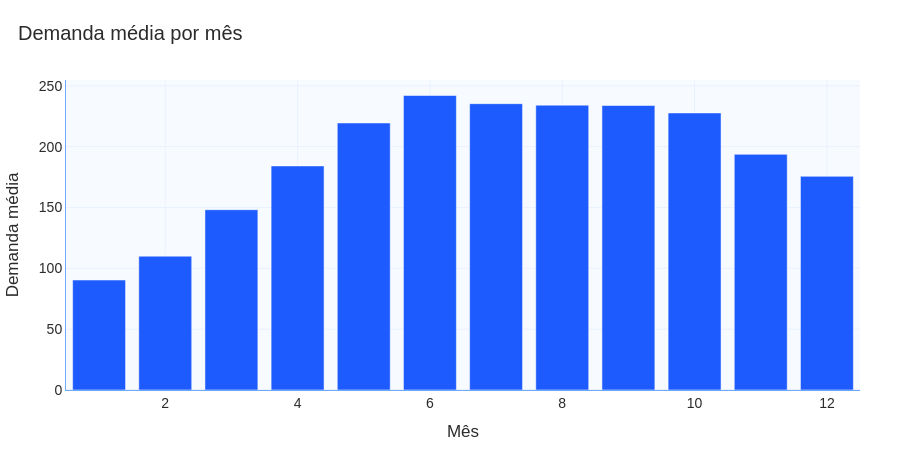

Notebook code for this chart:
### Markdown cell above
## Padrão por mês

Por fim, vamos observar a demanda média por mês.

Esse gráfico ajuda a levantar hipóteses sobre variações ao longo do ano.

### Code cell
demanda_por_mes = (
    df.groupby("mes", as_index=False)
    .agg(demanda_media=("demanda", "mean"))
)

fig = grafico_barra_padrao(
    df=demanda_por_mes,
    x="mes",
    y="demanda_media",
    titulo="Demanda média por mês",
    labels={
        "mes": "Mês",
        "demanda_media": "Demanda média"
    },
    altura=450
)

fig.show()

### Figure 1 — Plotly figure (JSON) as saved in the notebook; plotly's stock layout.template omitted (floating-point values rounded to 4 significant figures)
{"data": [{"hovertemplate": "Mês=%{x}<br>Demanda média=%{y}<extra></extra>", "legendgroup": "", "marker": {"color": "#1D5BFF", "pattern": {"shape": ""}}, "name": "", "orientation": "v", "showlegend": false, "textposition": "auto", "type": "bar", "x": [1, 2, 3, 4, 5, 6, 7, 8, 9, 10, 11, 12], "xaxis": "x", "y": [90.37, 110.0, 148.2, 184.2, 219.5, 242.0, 235.3, 234.1, 233.8, 227.7, 193.7, 175.6], "yaxis": "y"}], "layout": {"barmode": "relative", "colorway": ["#1D5BFF", "#123C8C", "#6FA8FF", "#4C78A8", "#7DA6FF", "#9EC5FF"], "font": {"color": "#2B2B2B", "family": "Arial, sans-serif", "size": 14}, "height": 450, "hovermode": "x unified", "legend": {"orientation": "h", "tracegroupgap": 0, "x": 1, "xanchor": "right", "y": 1.02, "yanchor": "bottom"}, "margin": {"b": 60, "l": 60, "r": 40, "t": 80}, "paper_bgcolor": "#FFFFFF", "plot_bgcolor": "#F7FAFF", "title": {"text": "Demanda média por mês", "x": 0.02}, "xaxis": {"anchor": "y", "domain": [0, 1], "gridcolor": "#EAF2FF", "linecolor": "#6FA8FF", "showgrid": true, "tickfont": {"color": "#2B2B2B"}, "title": {"font": {"color": "#2B2B2B"}, "text": "Mês"}}, "yaxis": {"anchor": "x", "domain": [0, 1], "gridcolor": "#EAF2FF", "linecolor": "#6FA8FF", "showgrid": true, "tickfont": {"color": "#2B2B2B"}, "title": {"font": {"color": "#2B2B2B"}, "text": "Demanda média"}}}}
